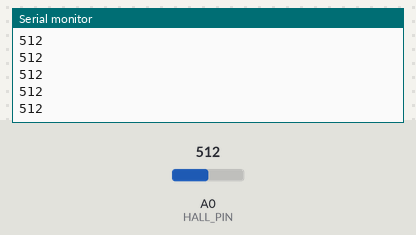
Recording of a sketch running on a simulated Arduino Uno, built with avr-gcc and run on an emulated ATmega328P. Parts: the last lines printed to the serial monitor. The inputs (shaded band) are chosen by the test bench; at power-on: A0 (HALL_PIN) = 512.

Above: at 1.2 s.
1.3 s: A0 (HALL_PIN) set to 716
At 2.0 s:
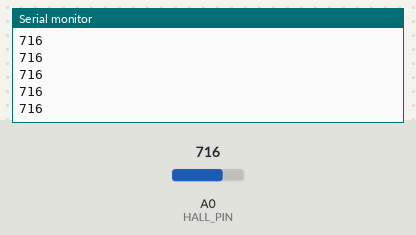
2.8 s: A0 (HALL_PIN) set to 900
At 3.3 s:
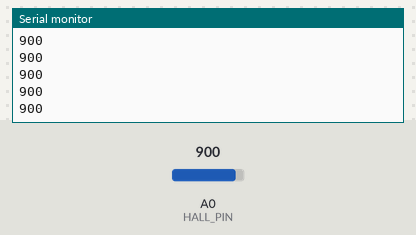
Timing chart, 0 to 5.8 s (numbered marks = the images above; inputs shaded):
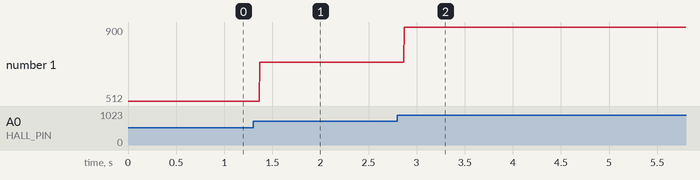

Measured:
- after the input at 1.3 s, the serial monitor: prints a new line after 0.07 s (image 1)
- after the input at 2.8 s, the serial monitor: prints a new line after 0.07 s (image 2)
- plotted number 1: 512 → 716 after the input at 1.3 s, 716 → 900 after the input at 2.8 s

The sketch:

test_HES.ino
```cpp
#include <Arduino.h>

const int HALL_PIN = A0;

void setup() {
  // put your setup code here, to run once:
  Serial.begin(9600);
}

void loop() {
  // put your main code here, to run repeatedly:
  Serial.println(String(analogRead(HALL_PIN)));
}
```
